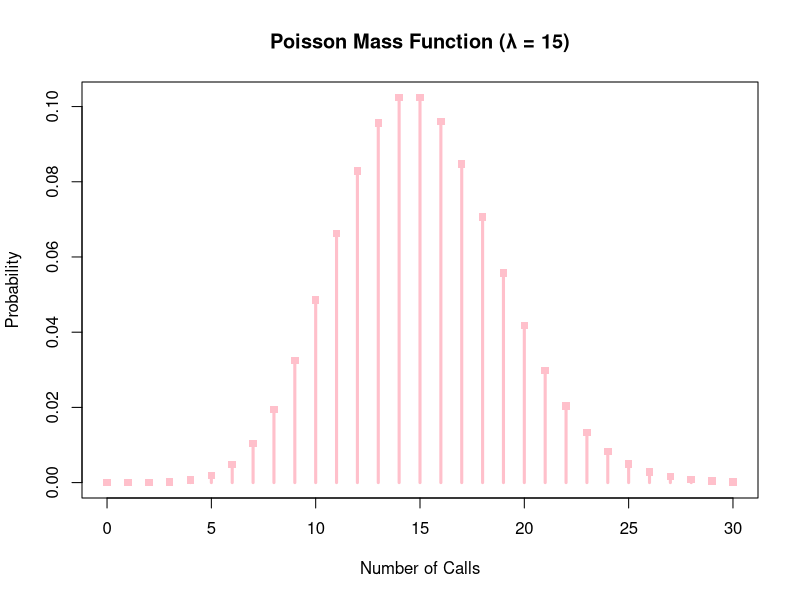
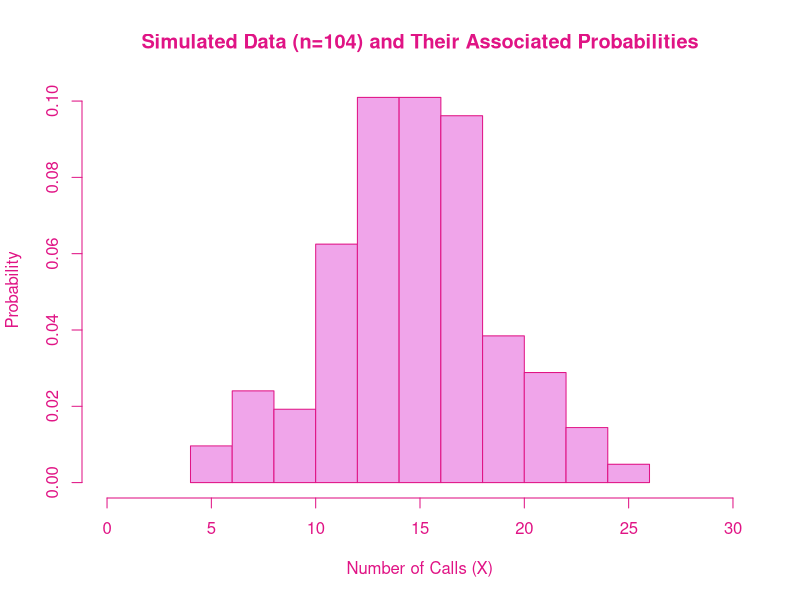

Write the R code that produced these figures, in order.
## ---- chunk 1
knitr::opts_chunk$set(echo = TRUE)
## ---- chunk 2
#ppois() calculates the probability of a random variable that will be equal to or less than a number
#I am very bad at statistics and don't entirely understand the goal of this function (I am interpreting it as the probability that the number of calls will be greater than the K value I assign - here I start with 8)
lambda <- 15 #I can define lambda here and then continue to use it (alternatively after feedback I realize that I can just use 15 alternatively)
y <- ppois(8, lambda, lower.tail = FALSE) # I think I am saying FALSE here because that prevents my probability from being read as a log (but unsure totally)
y
## ---- chunk 3
# I am not sure if I should make custom value labels (i.e. "no calls") or just use X or a different variable (here I did y)?
y <- dpois(0, lambda, FALSE) #dpois is used to determine the probability that that event will occur based on the mean? (Probability Density Function)
y #i'm choosing to keep this defined as y in case i wanted to use it again
## ---- chunk 4
y <- dpois(3, lambda, FALSE) #Again I am using #dpois to determine the probability that a specific number of events will occur
y
## ---- chunk 5
x <- 0:30 #i could also replace x in the line below with just 0:30
plot(x, dpois(x, lambda), type = "h", lwd = 3, col = "pink",
     main = "Poisson Mass Function (λ = 15)", 
     xlab = "Number of Calls", ylab = "Probability") 

#lwd changes the line width
#main sets the title and x and y lab sets the axes labels

points(x, dpois(x, lambda), pch = 15, col = "pink") #different options for pch when making this plot (16 sets it to a filled in circle)
## ---- chunk 6
#Here is where I am generating random data with the n = 104, set.seed lets me reproduce my data when I run it again (I'm not sure about the 1234 i saw some variation between that and 123 in the textbook) 
set.seed(12345)
r <- rpois(n = 104, lambda = 15)
## ---- chunk 7
#Now making my histogram
hist(r, freq = FALSE, col.lab = "#e01485", col.main = "#e01485", 
     col = "#f0a5ea",
     border = "#e01485",  # sets border color to pink
     main = "Simulated Data (n=104) and Their Associated Probabilities",
     xlab = "Number of Calls (X)", xlim = c(0, 30),
     ylab = "Probability",
     axes = FALSE) #okay this removes the default black x and y axis lines with the tick marks
axis(1, col = "#e01485", col.axis = "#e01485")  # X-axis
axis(2, col = "#e01485", col.axis = "#e01485")  # Y-axis, i set color of axis here individually instead of including them above

# I was really confused on this part because everything started to change every time I ran my code to double check that it was working. But I now understand that the point of this is to create some variation based on random data generated by R.
#set.seed then allows me to run the same randomly generated data without creating a new set every time
